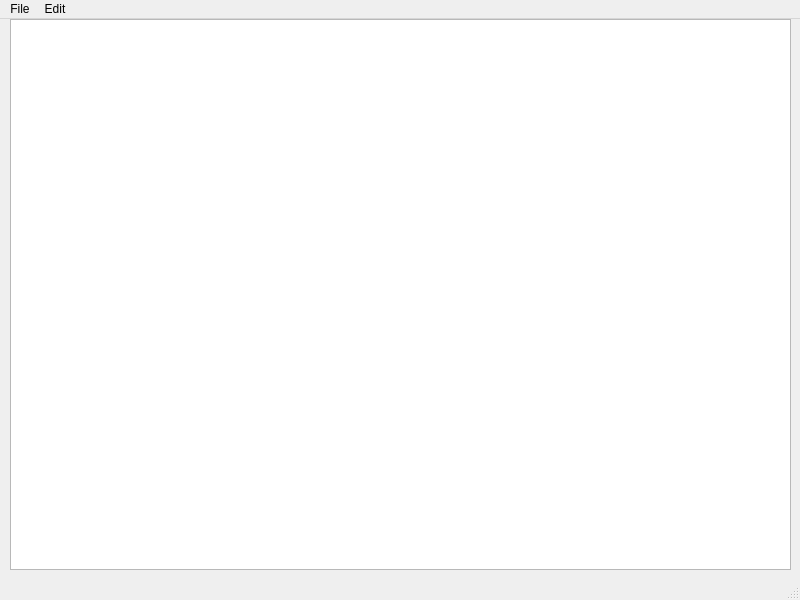
<?xml version="1.0" encoding="UTF-8"?>
<ui version="4.0">
 <class>MainWindow</class>
 <widget class="QMainWindow" name="MainWindow">
  <property name="geometry">
   <rect>
    <x>0</x>
    <y>0</y>
    <width>800</width>
    <height>600</height>
   </rect>
  </property>
  <property name="windowTitle">
   <string>Notepad</string>
  </property>
  <property name="windowIcon">
   <iconset resource="Resources.qrc">
    <normaloff>:/imgs/F:/MojaveMACOSX/Icons/Icons/New.bmp</normaloff>:/imgs/F:/MojaveMACOSX/Icons/Icons/New.bmp</iconset>
  </property>
  <property name="tabShape">
   <enum>QTabWidget::Rounded</enum>
  </property>
  <widget class="QWidget" name="centralwidget">
   <widget class="QWidget" name="verticalLayoutWidget">
    <property name="geometry">
     <rect>
      <x>10</x>
      <y>0</y>
      <width>781</width>
      <height>551</height>
     </rect>
    </property>
    <layout class="QVBoxLayout" name="verticalLayout">
     <item>
      <widget class="QTextEdit" name="textEdit"/>
     </item>
    </layout>
   </widget>
  </widget>
  <widget class="QMenuBar" name="menubar">
   <property name="geometry">
    <rect>
     <x>0</x>
     <y>0</y>
     <width>800</width>
     <height>21</height>
    </rect>
   </property>
   <widget class="QMenu" name="menuFile">
    <property name="title">
     <string>File</string>
    </property>
    <addaction name="actionNew"/>
    <addaction name="actionOpen"/>
    <addaction name="actionSave_as"/>
    <addaction name="actionPrint"/>
    <addaction name="actionExit"/>
   </widget>
   <widget class="QMenu" name="menuEdit">
    <property name="title">
     <string>Edit</string>
    </property>
    <addaction name="actionCopy"/>
    <addaction name="actionPast"/>
    <addaction name="actionCut"/>
    <addaction name="actionUndo"/>
    <addaction name="actionRedo"/>
   </widget>
   <addaction name="menuFile"/>
   <addaction name="menuEdit"/>
  </widget>
  <widget class="QStatusBar" name="statusbar"/>
  <action name="actionNew">
   <property name="icon">
    <iconset resource="Resources.qrc">
     <normaloff>:/imgs/F:/MojaveMACOSX/Icons/Icons/New.bmp</normaloff>:/imgs/F:/MojaveMACOSX/Icons/Icons/New.bmp</iconset>
   </property>
   <property name="text">
    <string>New</string>
   </property>
  </action>
  <action name="actionOpen">
   <property name="icon">
    <iconset resource="Resources.qrc">
     <normaloff>:/imgs/F:/MojaveMACOSX/Icons/Icons/Open.bmp</normaloff>:/imgs/F:/MojaveMACOSX/Icons/Icons/Open.bmp</iconset>
   </property>
   <property name="text">
    <string>Open</string>
   </property>
  </action>
  <action name="actionSave_as">
   <property name="icon">
    <iconset resource="Resources.qrc">
     <normaloff>:/imgs/F:/MojaveMACOSX/Icons/Icons/Save.bmp</normaloff>:/imgs/F:/MojaveMACOSX/Icons/Icons/Save.bmp</iconset>
   </property>
   <property name="text">
    <string>Save as</string>
   </property>
  </action>
  <action name="actionExit">
   <property name="text">
    <string>Exit</string>
   </property>
  </action>
  <action name="actionPrint">
   <property name="text">
    <string>Print</string>
   </property>
  </action>
  <action name="actionCopy">
   <property name="icon">
    <iconset resource="Resources.qrc">
     <normaloff>:/imgs/F:/MojaveMACOSX/Icons/Icons/Copy.bmp</normaloff>:/imgs/F:/MojaveMACOSX/Icons/Icons/Copy.bmp</iconset>
   </property>
   <property name="text">
    <string>Copy</string>
   </property>
  </action>
  <action name="actionPast">
   <property name="icon">
    <iconset resource="Resources.qrc">
     <normaloff>:/imgs/F:/MojaveMACOSX/Icons/Icons/Paste.bmp</normaloff>:/imgs/F:/MojaveMACOSX/Icons/Icons/Paste.bmp</iconset>
   </property>
   <property name="text">
    <string>Paste</string>
   </property>
  </action>
  <action name="actionCut">
   <property name="icon">
    <iconset resource="Resources.qrc">
     <normaloff>:/imgs/F:/MojaveMACOSX/Icons/Icons/Cut.bmp</normaloff>:/imgs/F:/MojaveMACOSX/Icons/Icons/Cut.bmp</iconset>
   </property>
   <property name="text">
    <string>Cut</string>
   </property>
  </action>
  <action name="actionUndo">
   <property name="text">
    <string>Undo</string>
   </property>
  </action>
  <action name="actionRedo">
   <property name="text">
    <string>Redo</string>
   </property>
  </action>
 </widget>
 <resources>
  <include location="Resources.qrc"/>
 </resources>
 <connections/>
</ui>
